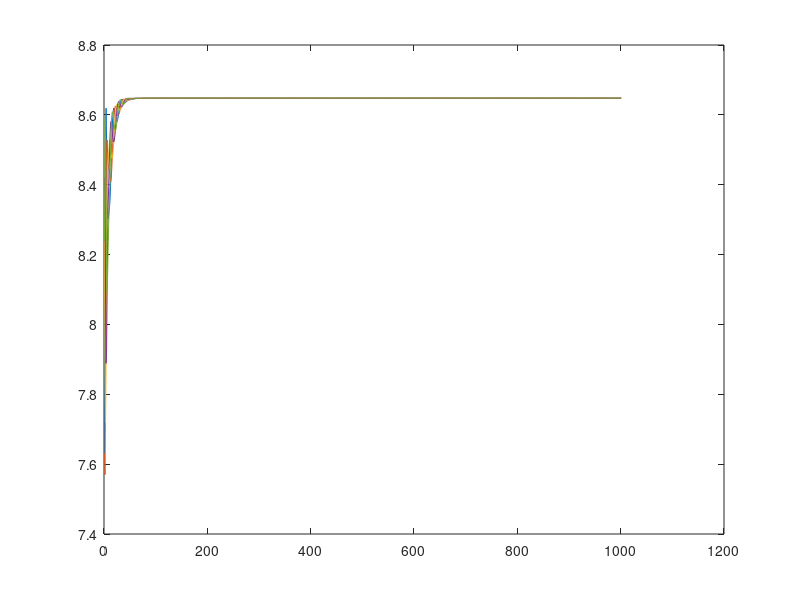
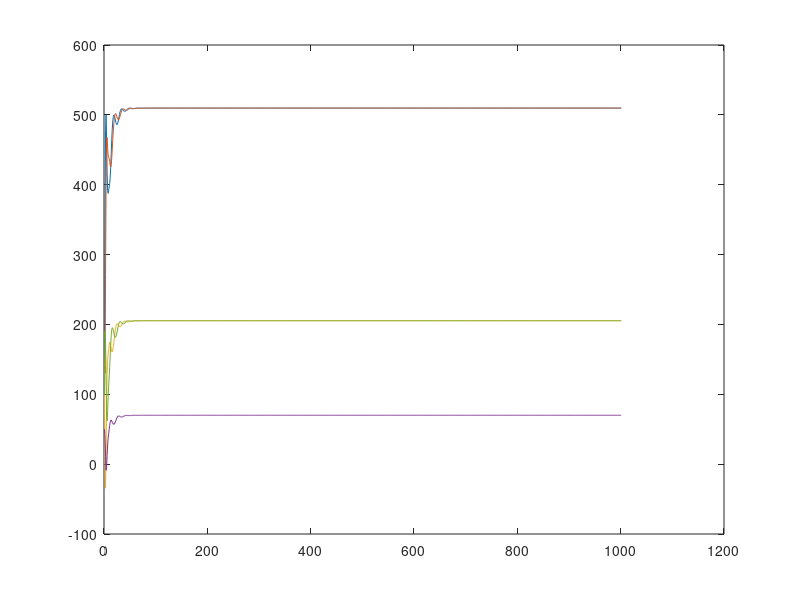
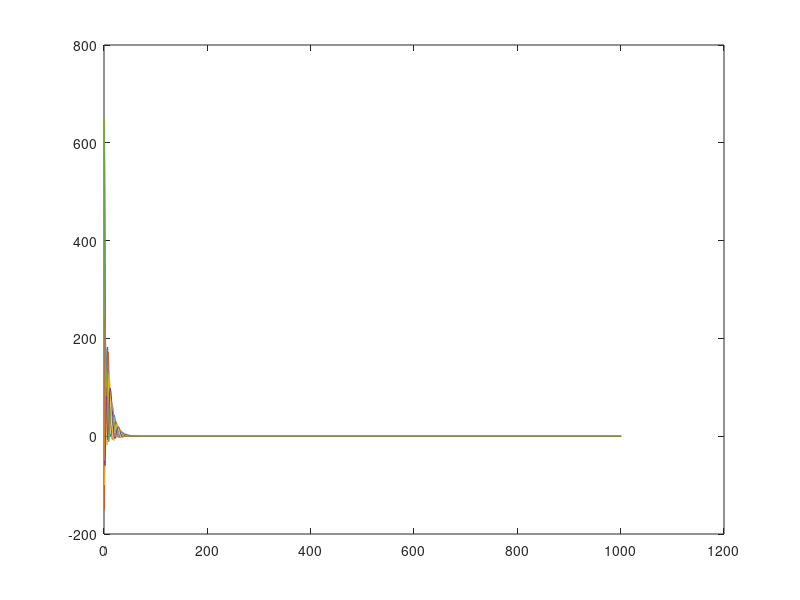

Recreate these plots in MATLAB, in order.
P=[0.5 0 0 0 0.5;0.5 0.5 0 0 0;0 0.5 0.5 0 0;0 0 0.5 0.5 0;0 0 0 0.5 0.5];
Q=P;
%ef=7.026e-4;
ef=4e-4;
v=[352.1;352.1;257.7;103.7;257.7];
B=diag(v);
alpha=[-2535.2;-2535.2;-2023.2;-826.8;-2023.2];
p(:,1)=[150;150;100;50;100];
dell_p(:,1)=[600;-150;-100;-50;650];
lamda(:,1)=[7.63;7.63;8.24;8.42;8.24];
for i=1:1000
    lamda(:,i+1)=P*lamda(:,i)+ef*dell_p(:,i);
    p(:,i+1)=B*lamda(:,i+1)+alpha;
    dell_p(:,i+1)=Q*dell_p(:,i)-(p(:,i+1)-p(:,i));
    %dell_p(:,i+1)=(Q-ef*B)*dell_p(:,i)+B*(eye(5)-P)*lamda(:,i);
end
figure('Name','Incremental costs');
x1=lamda(1,:);
x2=lamda(2,:);
x3=lamda(3,:);
x4=lamda(4,:);
x5=lamda(5,:);
plot(x1);
hold on;
plot(x2);
hold on;
plot(x3);
hold on;
plot(x4);
hold on;
plot(x5);

figure('Name','power o/ps');
p1=p(1,:);
p2=p(2,:);
p3=p(3,:);
p4=p(4,:);
p5=p(5,:);
plot(p1);
hold on;
plot(p2);
hold on;
plot(p3);
hold on;
plot(p4);
hold on;
plot(p5);


figure('Name','dell_p mismatch');
dell_p1=dell_p(1,:);
dell_p2=dell_p(2,:);
dell_p3=dell_p(3,:);
dell_p4=dell_p(4,:);
dell_p5=dell_p(5,:);
plot(dell_p1);
hold on;
plot(dell_p2);
hold on;
plot(dell_p3);
hold on;
plot(dell_p4);
hold on;
plot(dell_p5);